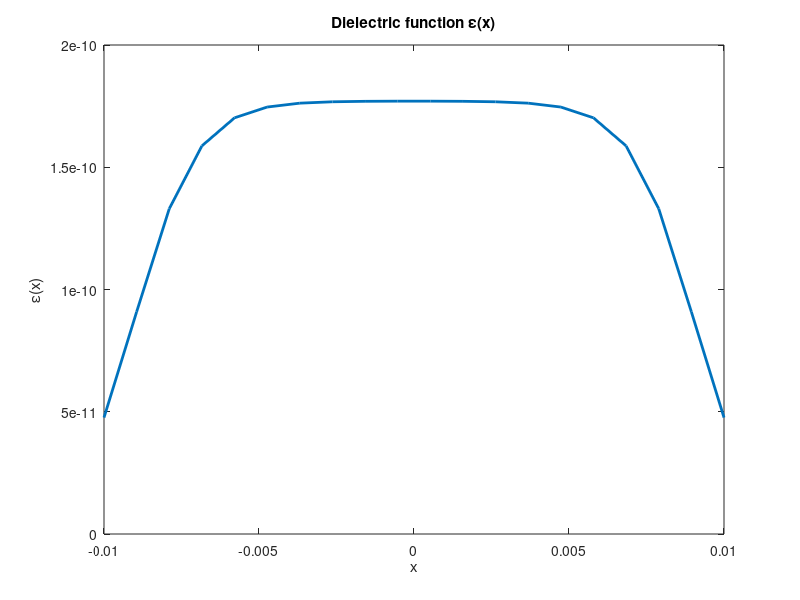
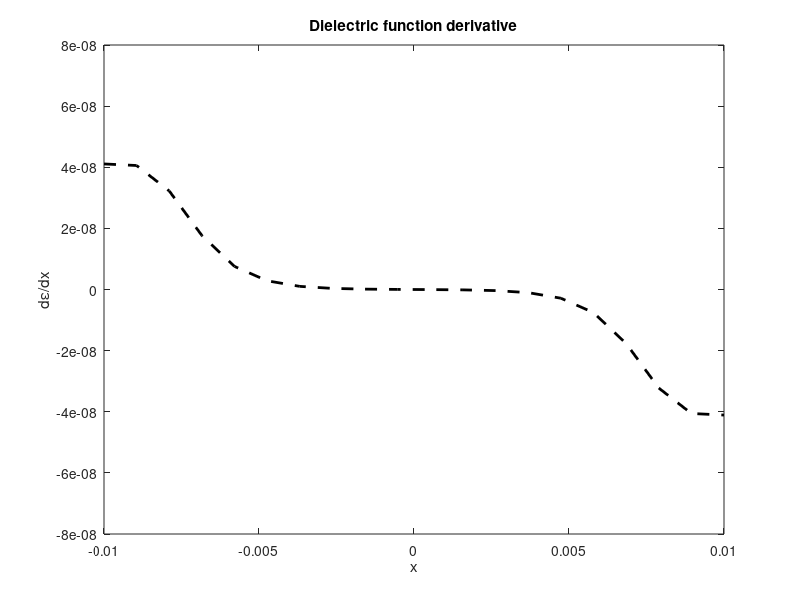
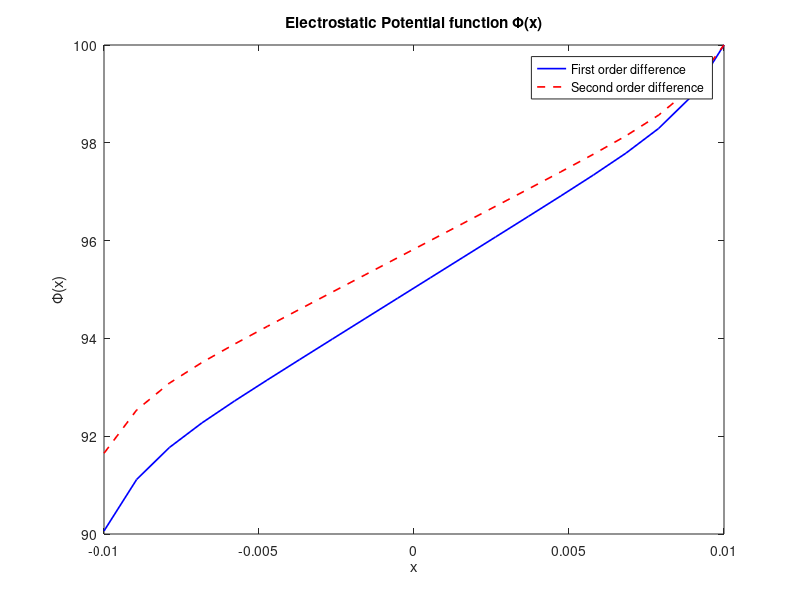

Reproduce these figures in MATLAB, in order.
%% EP 501 - Numerical Methods
%% Project 6
% Vittorio Baraldi
clear all; close all; clc;
addpath ../linear_algebra
%-------------------------------------------------------------------------%
%% Exercise 1

% Part a)
a=0.01;                 %[m]
l=a/5;                  %[m]
x1=-9*a/10;             %[m]
x2=9*a/10;              %[m]
e0=8.854e-12;           %[F/m]
x=linspace(-a,a,20);
n=length(x);
dx=x(2)-x(1);

%dielectric function
e=e0*(10*tanh((x-x1)/l)-10*tanh((x-x2)/l));

%dielectric function derivative
%forward difference at the beginning
de_dx(1)=(e(2)-e(1))/dx;
%centered difference on the interior
for i=2:n-1
    de_dx(i)=(e(i+1)-e(i-1))/2/dx;
end %for

%backward difference at the end
de_dx(n)=(e(n)-e(n-1))/dx;

%plots
figure;
plot(x,e,'LineWidth',2)
title('Dielectric function \epsilon(x)')
xlabel('x')
ylabel('\epsilon(x)')
figure;
plot(x,de_dx,'--k','LineWidth',2)
title('Dielectric function derivative')
xlabel('x')
ylabel('d\epsilon/dx')

% Part b) thru d)
% NOTE: System of equations for both electrostatic potential and boundary
% conditions in the next page.
A=zeros(n,n);
b=zeros(n,1);
%boundary conditions
b(1)=1000;
b(n)=100;

%using first order difference at
%1st point
A(1,1)=-1/dx; A(1,2)=1/dx;
A(n,n)=1;
for i=2:n-1
    for j=1:n       
        if i==j
            %diagonal points Y_i
            A(i,j)=-2*e(i)/dx/dx;
        elseif i==(j+1)
            %subdiagonal points Y_i-1
            A(i,j)=e(i)/dx/dx-de_dx(i)/2/dx;
        elseif i==(j-1)
            %superdiagonal points Y_i+1
            A(i,j)=e(i)/dx/dx+de_dx(i)/2/dx;
        end
    end
end

%solving system with built-in Matlab function (1st order difference)
sol_first=A\b;

% Part e)
%using second order difference
A2=A;
A2(1,1)=-3/2/dx; A2(1,2)=2/dx; A2(1,3)=-1/2/dx;

%solving system with built-in Matlab function (2nd order difference)
sol_second=A2\b;

%outputs and plots
figure;
plot(x,sol_first,'-b','LineWidth',1.2)
hold on
plot(x,sol_second,'--r','LineWidth',1.2)
title('Electrostatic Potential function \Phi(x)')
xlabel('x')
ylabel('\Phi(x)')
legend('First order difference','Second order difference')